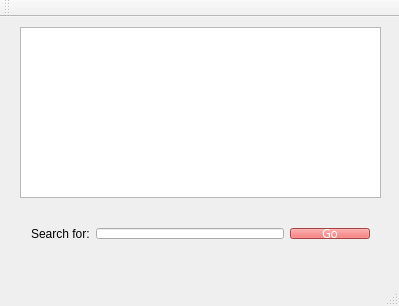
<?xml version="1.0" encoding="UTF-8"?>
<ui version="4.0">
 <class>MainWindow</class>
 <widget class="QMainWindow" name="MainWindow">
  <property name="geometry">
   <rect>
    <x>0</x>
    <y>0</y>
    <width>399</width>
    <height>306</height>
   </rect>
  </property>
  <property name="windowTitle">
   <string>MainWindow</string>
  </property>
  <widget class="QWidget" name="centralWidget">
   <property name="autoFillBackground">
    <bool>true</bool>
   </property>
   <widget class="QTextEdit" name="textEdit">
    <property name="geometry">
     <rect>
      <x>20</x>
      <y>10</y>
      <width>361</width>
      <height>171</height>
     </rect>
    </property>
   </widget>
   <widget class="QWidget" name="">
    <property name="geometry">
     <rect>
      <x>20</x>
      <y>200</y>
      <width>361</width>
      <height>33</height>
     </rect>
    </property>
    <layout class="QHBoxLayout" name="horizontalLayout">
     <item>
      <widget class="QLabel" name="label">
       <property name="text">
        <string>Search for:</string>
       </property>
      </widget>
     </item>
     <item>
      <widget class="QLineEdit" name="lineEdit"/>
     </item>
     <item>
      <widget class="QPushButton" name="pushButton">
       <property name="palette">
        <palette>
         <active>
          <colorrole role="WindowText">
           <brush brushstyle="LinearGradientPattern">
            <gradient startx="0.000000000000000" starty="0.000000000000000" endx="1.000000000000000" endy="0.000000000000000" type="LinearGradient" spread="PadSpread" coordinatemode="ObjectBoundingMode">
             <gradientstop position="0.000000000000000">
              <color alpha="255">
               <red>0</red>
               <green>0</green>
               <blue>0</blue>
              </color>
             </gradientstop>
             <gradientstop position="1.000000000000000">
              <color alpha="255">
               <red>255</red>
               <green>255</green>
               <blue>255</blue>
              </color>
             </gradientstop>
            </gradient>
           </brush>
          </colorrole>
          <colorrole role="Button">
           <brush brushstyle="SolidPattern">
            <color alpha="255">
             <red>236</red>
             <green>92</green>
             <blue>92</blue>
            </color>
           </brush>
          </colorrole>
          <colorrole role="Light">
           <brush brushstyle="SolidPattern">
            <color alpha="255">
             <red>255</red>
             <green>199</green>
             <blue>199</blue>
            </color>
           </brush>
          </colorrole>
          <colorrole role="Midlight">
           <brush brushstyle="SolidPattern">
            <color alpha="255">
             <red>245</red>
             <green>145</green>
             <blue>145</blue>
            </color>
           </brush>
          </colorrole>
          <colorrole role="Dark">
           <brush brushstyle="SolidPattern">
            <color alpha="255">
             <red>118</red>
             <green>46</green>
             <blue>46</blue>
            </color>
           </brush>
          </colorrole>
          <colorrole role="Mid">
           <brush brushstyle="SolidPattern">
            <color alpha="255">
             <red>157</red>
             <green>61</green>
             <blue>61</blue>
            </color>
           </brush>
          </colorrole>
          <colorrole role="Text">
           <brush brushstyle="LinearGradientPattern">
            <gradient startx="0.000000000000000" starty="0.000000000000000" endx="1.000000000000000" endy="0.000000000000000" type="LinearGradient" spread="PadSpread" coordinatemode="ObjectBoundingMode">
             <gradientstop position="0.000000000000000">
              <color alpha="255">
               <red>0</red>
               <green>0</green>
               <blue>0</blue>
              </color>
             </gradientstop>
             <gradientstop position="1.000000000000000">
              <color alpha="255">
               <red>255</red>
               <green>255</green>
               <blue>255</blue>
              </color>
             </gradientstop>
            </gradient>
           </brush>
          </colorrole>
          <colorrole role="BrightText">
           <brush brushstyle="SolidPattern">
            <color alpha="255">
             <red>255</red>
             <green>255</green>
             <blue>255</blue>
            </color>
           </brush>
          </colorrole>
          <colorrole role="ButtonText">
           <brush brushstyle="LinearGradientPattern">
            <gradient startx="0.000000000000000" starty="0.000000000000000" endx="1.000000000000000" endy="0.000000000000000" type="LinearGradient" spread="PadSpread" coordinatemode="ObjectBoundingMode">
             <gradientstop position="0.000000000000000">
              <color alpha="255">
               <red>0</red>
               <green>0</green>
               <blue>0</blue>
              </color>
             </gradientstop>
             <gradientstop position="1.000000000000000">
              <color alpha="255">
               <red>255</red>
               <green>255</green>
               <blue>255</blue>
              </color>
             </gradientstop>
            </gradient>
           </brush>
          </colorrole>
          <colorrole role="Base">
           <brush brushstyle="SolidPattern">
            <color alpha="255">
             <red>255</red>
             <green>255</green>
             <blue>255</blue>
            </color>
           </brush>
          </colorrole>
          <colorrole role="Window">
           <brush brushstyle="SolidPattern">
            <color alpha="255">
             <red>236</red>
             <green>92</green>
             <blue>92</blue>
            </color>
           </brush>
          </colorrole>
          <colorrole role="Shadow">
           <brush brushstyle="SolidPattern">
            <color alpha="255">
             <red>0</red>
             <green>0</green>
             <blue>0</blue>
            </color>
           </brush>
          </colorrole>
          <colorrole role="AlternateBase">
           <brush brushstyle="SolidPattern">
            <color alpha="255">
             <red>245</red>
             <green>173</green>
             <blue>173</blue>
            </color>
           </brush>
          </colorrole>
          <colorrole role="ToolTipBase">
           <brush brushstyle="SolidPattern">
            <color alpha="255">
             <red>255</red>
             <green>255</green>
             <blue>220</blue>
            </color>
           </brush>
          </colorrole>
          <colorrole role="ToolTipText">
           <brush brushstyle="SolidPattern">
            <color alpha="255">
             <red>0</red>
             <green>0</green>
             <blue>0</blue>
            </color>
           </brush>
          </colorrole>
         </active>
         <inactive>
          <colorrole role="WindowText">
           <brush brushstyle="LinearGradientPattern">
            <gradient startx="0.000000000000000" starty="0.000000000000000" endx="1.000000000000000" endy="0.000000000000000" type="LinearGradient" spread="PadSpread" coordinatemode="ObjectBoundingMode">
             <gradientstop position="0.000000000000000">
              <color alpha="255">
               <red>0</red>
               <green>0</green>
               <blue>0</blue>
              </color>
             </gradientstop>
             <gradientstop position="1.000000000000000">
              <color alpha="255">
               <red>255</red>
               <green>255</green>
               <blue>255</blue>
              </color>
             </gradientstop>
            </gradient>
           </brush>
          </colorrole>
          <colorrole role="Button">
           <brush brushstyle="SolidPattern">
            <color alpha="255">
             <red>236</red>
             <green>92</green>
             <blue>92</blue>
            </color>
           </brush>
          </colorrole>
          <colorrole role="Light">
           <brush brushstyle="SolidPattern">
            <color alpha="255">
             <red>255</red>
             <green>199</green>
             <blue>199</blue>
            </color>
           </brush>
          </colorrole>
          <colorrole role="Midlight">
           <brush brushstyle="SolidPattern">
            <color alpha="255">
             <red>245</red>
             <green>145</green>
             <blue>145</blue>
            </color>
           </brush>
          </colorrole>
          <colorrole role="Dark">
           <brush brushstyle="SolidPattern">
            <color alpha="255">
             <red>118</red>
             <green>46</green>
             <blue>46</blue>
            </color>
           </brush>
          </colorrole>
          <colorrole role="Mid">
           <brush brushstyle="SolidPattern">
            <color alpha="255">
             <red>157</red>
             <green>61</green>
             <blue>61</blue>
            </color>
           </brush>
          </colorrole>
          <colorrole role="Text">
           <brush brushstyle="LinearGradientPattern">
            <gradient startx="0.000000000000000" starty="0.000000000000000" endx="1.000000000000000" endy="0.000000000000000" type="LinearGradient" spread="PadSpread" coordinatemode="ObjectBoundingMode">
             <gradientstop position="0.000000000000000">
              <color alpha="255">
               <red>0</red>
               <green>0</green>
               <blue>0</blue>
              </color>
             </gradientstop>
             <gradientstop position="1.000000000000000">
              <color alpha="255">
               <red>255</red>
               <green>255</green>
               <blue>255</blue>
              </color>
             </gradientstop>
            </gradient>
           </brush>
          </colorrole>
          <colorrole role="BrightText">
           <brush brushstyle="SolidPattern">
            <color alpha="255">
             <red>255</red>
             <green>255</green>
             <blue>255</blue>
            </color>
           </brush>
          </colorrole>
          <colorrole role="ButtonText">
           <brush brushstyle="LinearGradientPattern">
            <gradient startx="0.000000000000000" starty="0.000000000000000" endx="1.000000000000000" endy="0.000000000000000" type="LinearGradient" spread="PadSpread" coordinatemode="ObjectBoundingMode">
             <gradientstop position="0.000000000000000">
              <color alpha="255">
               <red>0</red>
               <green>0</green>
               <blue>0</blue>
              </color>
             </gradientstop>
             <gradientstop position="1.000000000000000">
              <color alpha="255">
               <red>255</red>
               <green>255</green>
               <blue>255</blue>
              </color>
             </gradientstop>
            </gradient>
           </brush>
          </colorrole>
          <colorrole role="Base">
           <brush brushstyle="SolidPattern">
            <color alpha="255">
             <red>255</red>
             <green>255</green>
             <blue>255</blue>
            </color>
           </brush>
          </colorrole>
          <colorrole role="Window">
           <brush brushstyle="SolidPattern">
            <color alpha="255">
             <red>236</red>
             <green>92</green>
             <blue>92</blue>
            </color>
           </brush>
          </colorrole>
          <colorrole role="Shadow">
           <brush brushstyle="SolidPattern">
            <color alpha="255">
             <red>0</red>
             <green>0</green>
             <blue>0</blue>
            </color>
           </brush>
          </colorrole>
          <colorrole role="AlternateBase">
           <brush brushstyle="SolidPattern">
            <color alpha="255">
             <red>245</red>
             <green>173</green>
             <blue>173</blue>
            </color>
           </brush>
          </colorrole>
          <colorrole role="ToolTipBase">
           <brush brushstyle="SolidPattern">
            <color alpha="255">
             <red>255</red>
             <green>255</green>
             <blue>220</blue>
            </color>
           </brush>
          </colorrole>
          <colorrole role="ToolTipText">
           <brush brushstyle="SolidPattern">
            <color alpha="255">
             <red>0</red>
             <green>0</green>
             <blue>0</blue>
            </color>
           </brush>
          </colorrole>
         </inactive>
         <disabled>
          <colorrole role="WindowText">
           <brush brushstyle="LinearGradientPattern">
            <gradient startx="0.000000000000000" starty="0.000000000000000" endx="1.000000000000000" endy="0.000000000000000" type="LinearGradient" spread="PadSpread" coordinatemode="ObjectBoundingMode">
             <gradientstop position="0.000000000000000">
              <color alpha="255">
               <red>0</red>
               <green>0</green>
               <blue>0</blue>
              </color>
             </gradientstop>
             <gradientstop position="1.000000000000000">
              <color alpha="255">
               <red>255</red>
               <green>255</green>
               <blue>255</blue>
              </color>
             </gradientstop>
            </gradient>
           </brush>
          </colorrole>
          <colorrole role="Button">
           <brush brushstyle="SolidPattern">
            <color alpha="255">
             <red>236</red>
             <green>92</green>
             <blue>92</blue>
            </color>
           </brush>
          </colorrole>
          <colorrole role="Light">
           <brush brushstyle="SolidPattern">
            <color alpha="255">
             <red>255</red>
             <green>199</green>
             <blue>199</blue>
            </color>
           </brush>
          </colorrole>
          <colorrole role="Midlight">
           <brush brushstyle="SolidPattern">
            <color alpha="255">
             <red>245</red>
             <green>145</green>
             <blue>145</blue>
            </color>
           </brush>
          </colorrole>
          <colorrole role="Dark">
           <brush brushstyle="SolidPattern">
            <color alpha="255">
             <red>118</red>
             <green>46</green>
             <blue>46</blue>
            </color>
           </brush>
          </colorrole>
          <colorrole role="Mid">
           <brush brushstyle="SolidPattern">
            <color alpha="255">
             <red>157</red>
             <green>61</green>
             <blue>61</blue>
            </color>
           </brush>
          </colorrole>
          <colorrole role="Text">
           <brush brushstyle="LinearGradientPattern">
            <gradient startx="0.000000000000000" starty="0.000000000000000" endx="1.000000000000000" endy="0.000000000000000" type="LinearGradient" spread="PadSpread" coordinatemode="ObjectBoundingMode">
             <gradientstop position="0.000000000000000">
              <color alpha="255">
               <red>0</red>
               <green>0</green>
               <blue>0</blue>
              </color>
             </gradientstop>
             <gradientstop position="1.000000000000000">
              <color alpha="255">
               <red>255</red>
               <green>255</green>
               <blue>255</blue>
              </color>
             </gradientstop>
            </gradient>
           </brush>
          </colorrole>
          <colorrole role="BrightText">
           <brush brushstyle="SolidPattern">
            <color alpha="255">
             <red>255</red>
             <green>255</green>
             <blue>255</blue>
            </color>
           </brush>
          </colorrole>
          <colorrole role="ButtonText">
           <brush brushstyle="LinearGradientPattern">
            <gradient startx="0.000000000000000" starty="0.000000000000000" endx="1.000000000000000" endy="0.000000000000000" type="LinearGradient" spread="PadSpread" coordinatemode="ObjectBoundingMode">
             <gradientstop position="0.000000000000000">
              <color alpha="255">
               <red>0</red>
               <green>0</green>
               <blue>0</blue>
              </color>
             </gradientstop>
             <gradientstop position="1.000000000000000">
              <color alpha="255">
               <red>255</red>
               <green>255</green>
               <blue>255</blue>
              </color>
             </gradientstop>
            </gradient>
           </brush>
          </colorrole>
          <colorrole role="Base">
           <brush brushstyle="SolidPattern">
            <color alpha="255">
             <red>236</red>
             <green>92</green>
             <blue>92</blue>
            </color>
           </brush>
          </colorrole>
          <colorrole role="Window">
           <brush brushstyle="SolidPattern">
            <color alpha="255">
             <red>236</red>
             <green>92</green>
             <blue>92</blue>
            </color>
           </brush>
          </colorrole>
          <colorrole role="Shadow">
           <brush brushstyle="SolidPattern">
            <color alpha="255">
             <red>0</red>
             <green>0</green>
             <blue>0</blue>
            </color>
           </brush>
          </colorrole>
          <colorrole role="AlternateBase">
           <brush brushstyle="SolidPattern">
            <color alpha="255">
             <red>236</red>
             <green>92</green>
             <blue>92</blue>
            </color>
           </brush>
          </colorrole>
          <colorrole role="ToolTipBase">
           <brush brushstyle="SolidPattern">
            <color alpha="255">
             <red>255</red>
             <green>255</green>
             <blue>220</blue>
            </color>
           </brush>
          </colorrole>
          <colorrole role="ToolTipText">
           <brush brushstyle="SolidPattern">
            <color alpha="255">
             <red>0</red>
             <green>0</green>
             <blue>0</blue>
            </color>
           </brush>
          </colorrole>
         </disabled>
        </palette>
       </property>
       <property name="font">
        <font>
         <family>Avenir</family>
        </font>
       </property>
       <property name="cursor">
        <cursorShape>ClosedHandCursor</cursorShape>
       </property>
       <property name="toolTip">
        <string>&lt;html&gt;&lt;head/&gt;&lt;body&gt;&lt;p&gt;&amp;quot;A tooltip&amp;quot;&lt;/p&gt;&lt;/body&gt;&lt;/html&gt;</string>
       </property>
       <property name="styleSheet">
        <string notr="true">color: qlineargradient(spread:pad, x1:0, y1:0, x2:1, y2:0, stop:0 rgba(0, 0, 0, 255), stop:1 rgba(255, 255, 255, 255));</string>
       </property>
       <property name="text">
        <string>Go</string>
       </property>
      </widget>
     </item>
    </layout>
   </widget>
  </widget>
  <widget class="QMenuBar" name="menuBar">
   <property name="geometry">
    <rect>
     <x>0</x>
     <y>0</y>
     <width>399</width>
     <height>22</height>
    </rect>
   </property>
  </widget>
  <widget class="QToolBar" name="mainToolBar">
   <attribute name="toolBarArea">
    <enum>TopToolBarArea</enum>
   </attribute>
   <attribute name="toolBarBreak">
    <bool>false</bool>
   </attribute>
  </widget>
  <widget class="QStatusBar" name="statusBar"/>
 </widget>
 <layoutdefault spacing="6" margin="11"/>
 <resources/>
 <connections/>
</ui>
